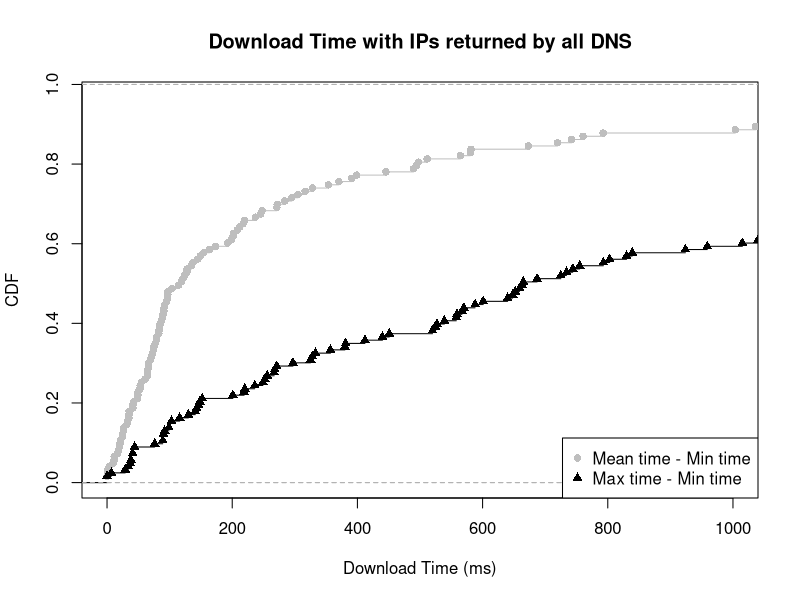

Recreate this plot in R.
mean_min <- c(18.296117, 128.044444, 391.000000, 144.470588, 118.750000, 91.181319, 127.535714, 53.000000, 84.166667, 49.083333, 247.779221, 494.773810, 79.045455, 82.719807, 71.279412, 305.142857, 154.541667, 672.950000, 353.724138, 742.384615, 2174.024250, 3.444444, 271.162500, 1.500000, 581.500000, 74.900000, 26.272727, 271.847826, 163.608696, 1192.432037, 1305.775690, 78.888235, 35.333333, 25.142857, 41.277778, 73.060976, 201.000000, 90.916667, 284.115385, 208.012821, 489.833333, 1337.500000, 760.545455, 1249.500000, 245.650000, 52.663636, 49.500000, 0.000000, 54.933333, 236.866667, 497.400000, 86.638889, 212.027778, 64.861111, 135.055556, 76.952381, 511.444444, 74.111111, 103.763636, 6890.984381, 20.750000, 1507.809524, 31.750000, 32.833333, 564.603448, 26.833333, 316.533333, 1977.414390, 1003.695652, 2103.083333, 328.142857, 92.187500, 1896.925000, 217.396175, 370.375000, 295.214286, 89.538462, 123.491031, 66.194444, 64.291667, 97.500000, 66.676471, 34.916667, 96.833333, 0.823529, 83.047619, 97.075357, 69.638889, 84.676471, 398.764412, 0.000000, 1194.794872, 719.729965, 219.743929, 11.250000, 148.923077, 137.551020, 114.447368, 173.552632, 445.571429, 21.548387, 11.416667, 88.845238, 41.220000, 42.666667, 198.735294, 95.142857, 1169.777778, 17.000000, 60.850000, 2190.373750, 24.555556, 202.333333, 19.625000, 9.571429, 65.250000, 35.045455, 192.383333, 121.219178, 49.283019, 1036.100000, 792.500000, 580.468750)

max_min <- c(76.00, 687.00, 1567.00, 652.00, 440.00, 830.00, 734.00, 141.00, 659.00, 152.00, 648.00, 6844.00, 236.00, 803.00, 539.00, 527.00, 567.00, 1852.00, 1573.00, 4884.00, 9413.99, 7.00, 2577.00, 34.00, 1599.00, 252.00, 90.00, 7444.00, 1247.00, 9187.99, 9609.99, 744.00, 103.00, 116.00, 89.00, 570.00, 588.00, 333.00, 2528.00, 839.00, 1999.00, 4017.00, 3077.00, 5746.00, 1705.00, 148.00, 99.00, 0.00, 143.00, 1628.00, 1228.00, 725.00, 1703.00, 665.00, 256.00, 268.00, 2154.00, 381.00, 924.00, 9369.99, 103.00, 5597.00, 297.00, 92.00, 4437.00, 44.00, 1245.00, 9857.99, 2687.00, 4078.00, 1199.00, 249.00, 8294.00, 4926.00, 3016.00, 4826.00, 220.00, 1375.00, 412.00, 601.00, 325.00, 1015.00, 219.00, 755.00, 38.00, 146.00, 9952.99, 959.00, 357.00, 9914.99, 0.00, 4328.00, 6153.00, 2862.00, 29.00, 520.00, 1422.00, 451.00, 793.00, 2280.00, 380.00, 37.00, 267.00, 525.00, 90.00, 640.00, 558.00, 3513.00, 41.00, 271.00, 7980.99, 44.00, 1040.00, 130.00, 41.00, 201.00, 328.00, 7783.00, 559.00, 663.00, 5678.00, 2281.00, 2666.00)

mean_min_val = ecdf(mean_min)
max_min_val = ecdf(max_min)

plot(mean_min_val, lty=1, col="grey", pch = 16, xlab="Download Time (ms)", ylab="CDF", main="Download Time with IPs returned by all DNS", xlim=c(0, 1000))
lines(max_min_val, pch = 17)

legend("bottomright",  pch = c(16, 17), legend=c("Mean time - Min time", "Max time - Min time"), col=c("grey", "black"))
